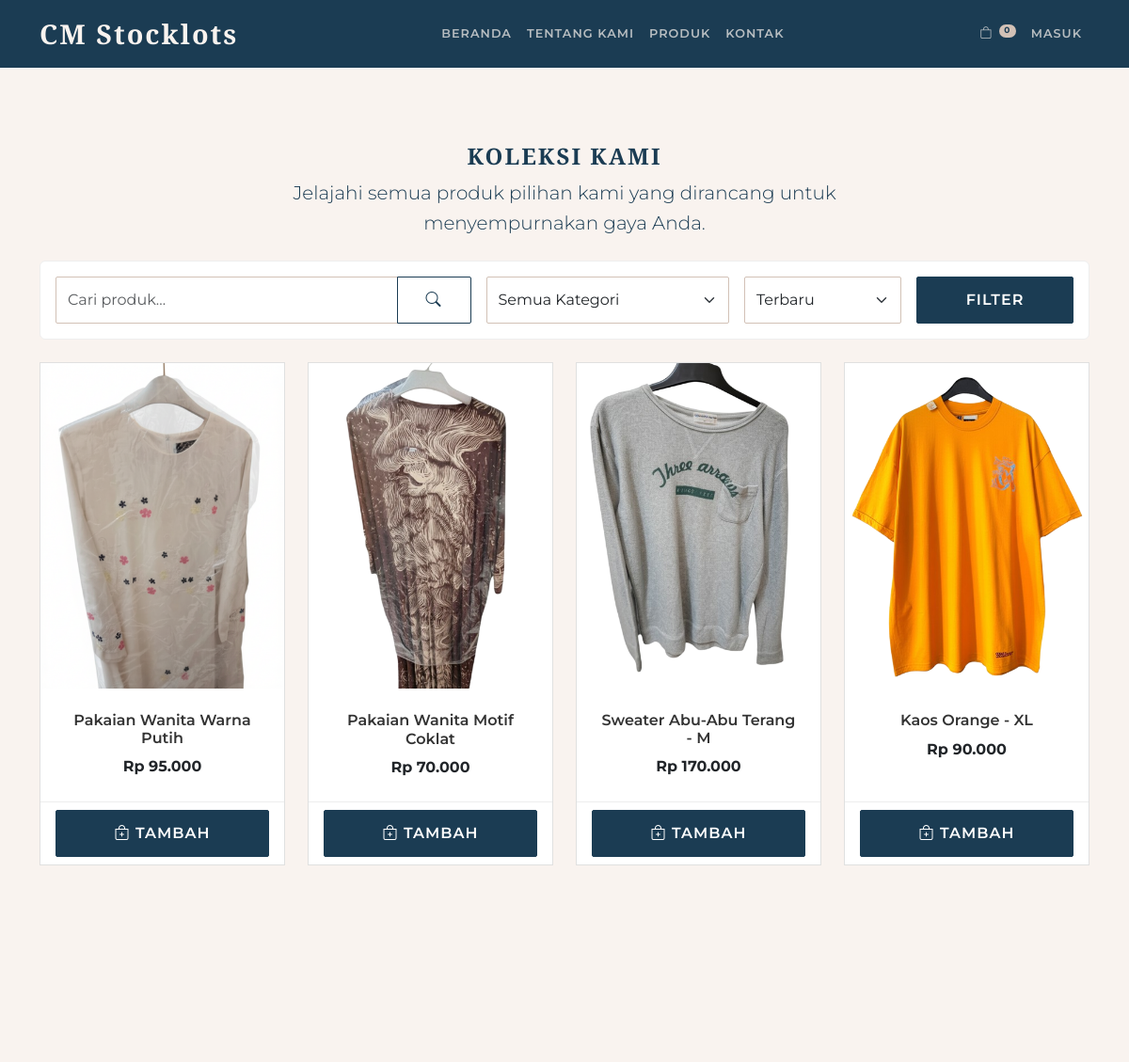
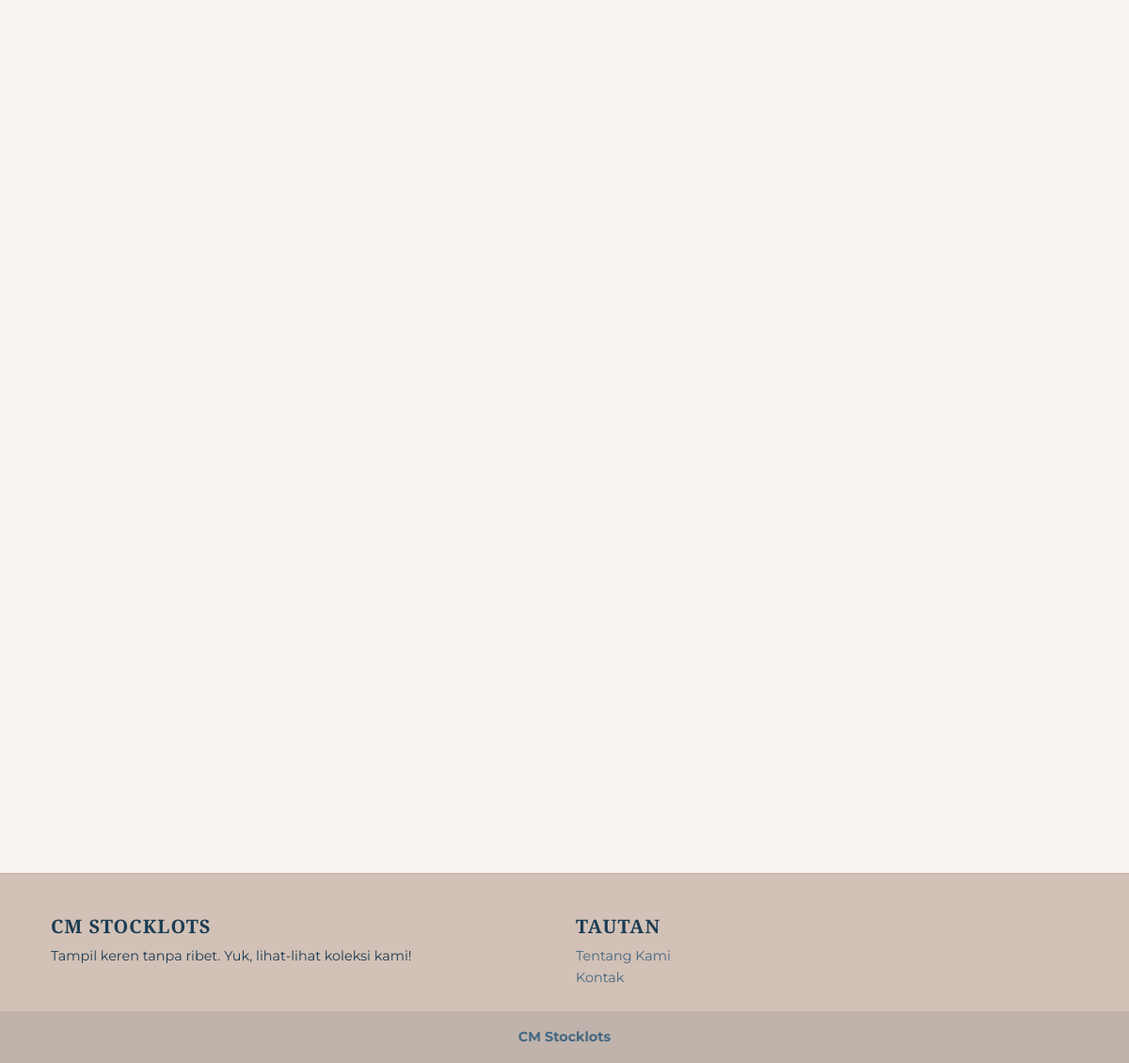
/produk.php, run on the app's committed database (2 pictures, top to bottom).
### tables this page shows
CREATE TABLE `products` (
  `id` int(11) NOT NULL,
  `name` varchar(255) NOT NULL,
  `description` text NOT NULL,
  `category` enum('Polo','Sweater','Kaos','Pakaian Wanita') NOT NULL DEFAULT 'Kaos',
  `price` decimal(10,2) NOT NULL,
  `stock` int(11) NOT NULL,
  `image` varchar(255) NOT NULL,
  `is_active` tinyint(1) NOT NULL DEFAULT 1,
  `created_at` timestamp NOT NULL DEFAULT current_timestamp()
);

### produk.php (the view, shortened to what this page needs)
<?php
include 'includes/header.php';
?>
<div class="container mt-5">
    <div class="text-center fade-in-element">
        <h1 class="section-title">Koleksi Kami</h1>
        <p class="lead col-md-8 mx-auto">Jelajahi semua produk pilihan kami yang dirancang untuk menyempurnakan gaya Anda.</p>
    </div>
    <div class="filter-bar my-4 p-3 rounded fade-in-element">
        <form action="produk.php#products-grid" method="GET" class="row g-3 align-items-center">
            <div class="col-md-5">
                <div class="input-group">
                    <input type="text" name="search" class="form-control" placeholder="Cari produk..." value="<?php echo isset($_GET['search']) ? htmlspecialchars($_GET['search']) : ''; ?>">
                    <button class="btn btn-outline-primary" type="submit"><i class="bi bi-search"></i></button>
                </div>
            </div>
            <div class="col-md-3">
                <select name="category" class="form-select">
                    <option value="">Semua Kategori</option>
                </select>
            </div>
            <div class="col-md-2">
                <select name="sort" class="form-select">
                    <option value="created_at_desc" <?php echo (isset($_GET['sort']) && $_GET['sort'] == 'created_at_desc') ? 'selected' : ''; ?>>Terbaru</option>
                </select>
            </div>
            <div class="col-md-2">
                <button type="submit" class="btn btn-primary w-100">Filter</button>
            </div>
        </form>
    </div>
    <div class="row row-cols-1 row-cols-md-2 row-cols-lg-4 g-4" id="products-grid">
        <?php
        $sort_option = isset($_GET['sort']) ? $_GET['sort'] : 'created_at_desc';
        $sql = "SELECT * FROM products WHERE stock > 0 AND is_active = 1";
        switch ($sort_option) {
            default:
                $sql .= " ORDER BY created_at DESC";
                break;
        }
        $stmt = $conn->prepare($sql);
        $stmt->execute();
        $result = $stmt->get_result();
        if ($result->num_rows > 0) {
            while ($product = $result->fetch_assoc()) {
        ?>
        <div class="col fade-in-element">
            <div class="card h-100 card-modern">
                <div class="card-img-container">
                    <img src="<?php echo BASE_URL; ?>uploads/products/<?php echo htmlspecialchars($product['image']); ?>" class="card-img-top" alt="<?php echo htmlspecialchars($product['name']); ?>" onerror="this.onerror=null;this.src='https://placehold.co/600x400/EEE/31343C?text=Image+Not+Found';">
                </div>
                <div class="card-body text-center">
                    <h5 class="card-title"><?php echo htmlspecialchars($product['name']); ?></h5>
                    <p class="card-text fw-bold">Rp <?php echo number_format($product['price'], 0, ',', '.'); ?></p>
                </div>
                <div class="card-footer">
                    <form action="keranjang_action.php" method="POST" class="d-flex">
                        <button type="submit" name="add_to_cart" class="btn btn-primary w-100"><i class="bi bi-bag-plus"></i> Tambah</button>
                    </form>
                </div>
            </div>
        </div>
        <?php
            }
        } else {
            echo "<div class='col-12'><p class='alert alert-secondary text-center'>Produk yang Anda cari tidak ditemukan.</p></div>";
        }
        ?>
    </div>
</div>
<?php include 'includes/footer.php'; ?>

### includes/header.php (shortened to what this page needs)
<!DOCTYPE html>
<html lang="id">
<head>
    <link href="https://cdn.jsdelivr.net/npm/bootstrap@5.3.3/dist/css/bootstrap.min.css" rel="stylesheet">
    <link href="https://cdn.jsdelivr.net/npm/bootstrap-icons/font/bootstrap-icons.css" rel="stylesheet">
    <link rel="stylesheet" href="<?php echo BASE_URL; ?>assets/css/style.css">
</head>
<body>
<nav class="navbar navbar-expand-lg navbar-custom sticky-top">
  <div class="container">
    <a class="navbar-brand" href="<?php echo BASE_URL; ?>index.php">CM Stocklots</a>
    <div class="collapse navbar-collapse" id="navbarNav">
      <ul class="navbar-nav mx-auto">
        <li class="nav-item"><a class="nav-link" href="<?php echo BASE_URL; ?>index.php">Beranda</a></li>
        <li class="nav-item"><a class="nav-link" href="<?php echo BASE_URL; ?>about.php">Tentang Kami</a></li>
        <li class="nav-item"><a class="nav-link" href="<?php echo BASE_URL; ?>produk.php">Produk</a></li>
        <li class="nav-item"><a class="nav-link" href="<?php echo BASE_URL; ?>contact.php">Kontak</a></li>
      </ul>
      <ul class="navbar-nav">
        <li class="nav-item">
          <a class="nav-link" href="<?php echo BASE_URL; ?>keranjang.php">
            <i class="bi bi-bag"></i>
            <span class="badge rounded-pill cart-badge">
              <?php
                $cart_count = 0;
                echo $cart_count;
              ?>
            </span>
          </a>
        </li>
        <?php if (isset($_SESSION['user_id'])): ?>
            <li class="nav-item dropdown">
              <a class="nav-link dropdown-toggle" href="#" id="navbarDropdown" role="button" data-bs-toggle="dropdown" aria-expanded="false">
                <i class="bi bi-person"></i>
              </a>
              <ul class="dropdown-menu dropdown-menu-end dropdown-menu-dark" aria-labelledby="navbarDropdown">
                <li><a class="dropdown-item" href="<?php echo BASE_URL; ?>akun.php">Profil</a></li>
                <li><a class="dropdown-item" href="<?php echo BASE_URL; ?>riwayat_pesanan.php">Riwayat Pesanan</a></li>
                <?php if ($_SESSION['role'] == 'admin'): ?>
                  <li><a class="dropdown-item" href="<?php echo BASE_URL; ?>admin/index.php">Dashboard Admin</a></li>
                <?php endif; ?>
                <li><hr class="dropdown-divider"></li>
                <li><a class="dropdown-item" href="<?php echo BASE_URL; ?>logout.php">Keluar</a></li>
              </ul>
            </li>
        <?php else: ?>
            <li class="nav-item">
              <a class="nav-link" href="<?php echo BASE_URL; ?>login.php">Masuk</a>
            </li>
        <?php endif; ?>
      </ul>
    </div>
  </div>
</nav>
<main class="main-content">

### includes/footer.php (shortened to what this page needs)
</main>
<footer class="footer-modern text-center text-lg-start mt-auto">
  <div class="container p-4">
    <div class="row">
      <div class="col-lg-6 col-md-12 mb-4 mb-md-0">
        <h5 class="text-uppercase">CM Stocklots</h5>
        <p>
          Tampil keren tanpa ribet. Yuk, lihat-lihat koleksi kami!
        </p>
      </div>
      <div class="col-lg-3 col-md-6 mb-4 mb-md-0">
        <h5 class="text-uppercase">Tautan</h5>
        <ul class="list-unstyled mb-0">
          <li><a href="<?php echo BASE_URL; ?>about.php" class="footer-link">Tentang Kami</a></li>
          <li><a href="<?php echo BASE_URL; ?>contact.php" class="footer-link">Kontak</a></li>
        </ul>
      </div>
    </div>
  </div>
  <div class="text-center p-3 footer-bottom">
    <a class="fw-bold footer-link" href="<?php echo BASE_URL; ?>index.php">CM Stocklots</a>
  </div>
</footer>
</body>
</html>

### assets/css/style.css (style rules this page uses)
:root { --primary-color: #1b3c53; --secondary-color: #456882; --accent-color: #d2c1b6; --bg-color: #f9f3ef; --text-color: #1b3c53; --light-text: #f9f3ef; }
body { background-color: var(--bg-color); font-family: "Montserrat", sans-serif; color: var(--text-color); font-size: 16px; line-height: 1.6; }
.main-content { padding-top: 2rem; padding-bottom: 2rem; }
h1, h2, h3, h4, h5, h6, .navbar-brand, .section-title { font-family: "Cormorant Garamond", serif; font-weight: 700; color: var(--primary-color); }
.section-title { text-transform: uppercase; letter-spacing: 2px; font-size: 1.5rem; }
.navbar-custom { background-color: var(--primary-color) !important; backdrop-filter: blur(10px); }
.navbar-brand { font-size: 1.8rem; letter-spacing: 2px; color: var(--light-text) !important; }
.nav-link { font-weight: 600; text-transform: uppercase; font-size: 0.8rem; letter-spacing: 1px; transition: color 0.3s; color: rgba(249, 243, 239, 0.7) !important; }
.cart-badge { background-color: var(--accent-color); color: var(--primary-color); font-size: 0.7em; padding: 0.3em 0.6em; vertical-align: top; margin-left: 2px; font-weight: 700; }
.btn { border-radius: 2px; padding: 12px 30px; font-weight: 600; text-transform: uppercase; letter-spacing: 1px; transition: all 0.3s ease-in-out; }
.btn-primary { background-color: var(--primary-color); border-color: var(--primary-color); color: #fff; }
.btn-outline-primary { border-color: var(--primary-color); color: var(--primary-color); }
.card-modern { border: 1px solid #e0e0e0; border-radius: 0; box-shadow: none; transition: box-shadow 0.3s ease; background-color: #fff; }
.card-title { font-family: "Montserrat", sans-serif; font-weight: 600; font-size: 1rem; color: #333; }
.card-img-container { overflow: hidden; }
.card-img-top { border-radius: 0; transition: transform 0.4s ease; }
.card-body { padding: 1.5rem; }
.card-footer { background-color: #ffffff; border-top: 1px solid #eee; }
.form-control, .form-select { border-radius: 2px; border: 1px solid var(--accent-color); padding: 12px; }
.footer-modern { background-color: var(--accent-color); color: var(--primary-color); padding-top: 20px; font-size: 0.9rem; border-top: 1px solid #c1b0a5; }
.footer-modern .text-uppercase { color: var(--primary-color); letter-spacing: 1px; }
.footer-link { color: var(--secondary-color); text-decoration: none; transition: color 0.3s; }
.footer-bottom { background-color: rgba(27, 60, 83, 0.1); }
.fade-in-element { opacity: 0; transform: translateY(20px); transition: opacity 0.6s ease-out, transform 0.6s ease-out; }
.fade-in-element.visible { opacity: 1; transform: translateY(0); }
.filter-bar { background-color: #fff; border: 1px solid #eee; }

### data on the page
products: image (picture), name "Pakaian Wanita Warna Putih", price "95.000"
products: image (picture), name "Pakaian Wanita Motif Coklat", price "70.000"
products: image (picture), name "Sweater Abu-Abu Terang - M", price "170.000"
products: image (picture), name "Kaos Orange - XL", price "90.000"

### other printed values
$cart_count "0"
